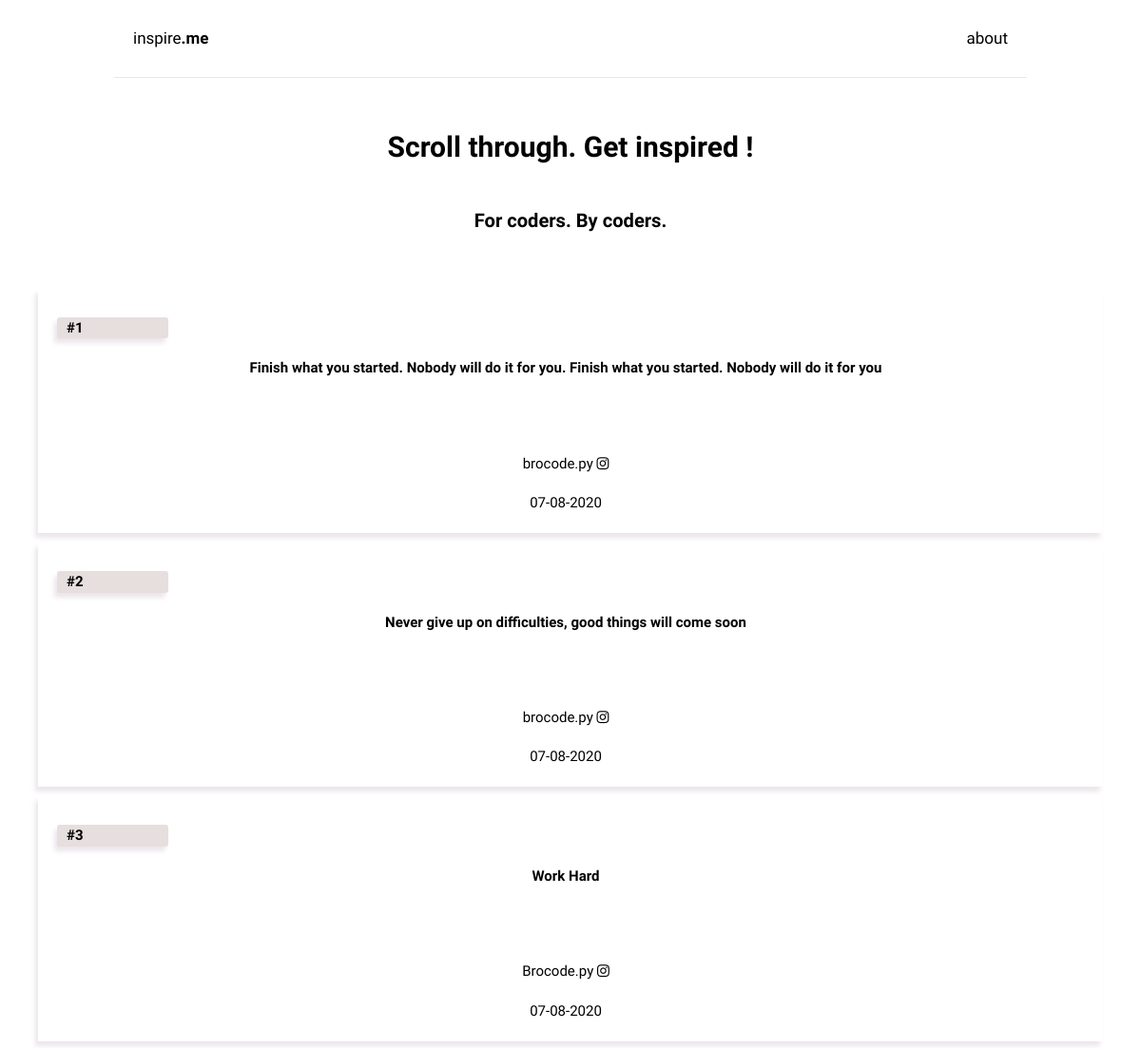
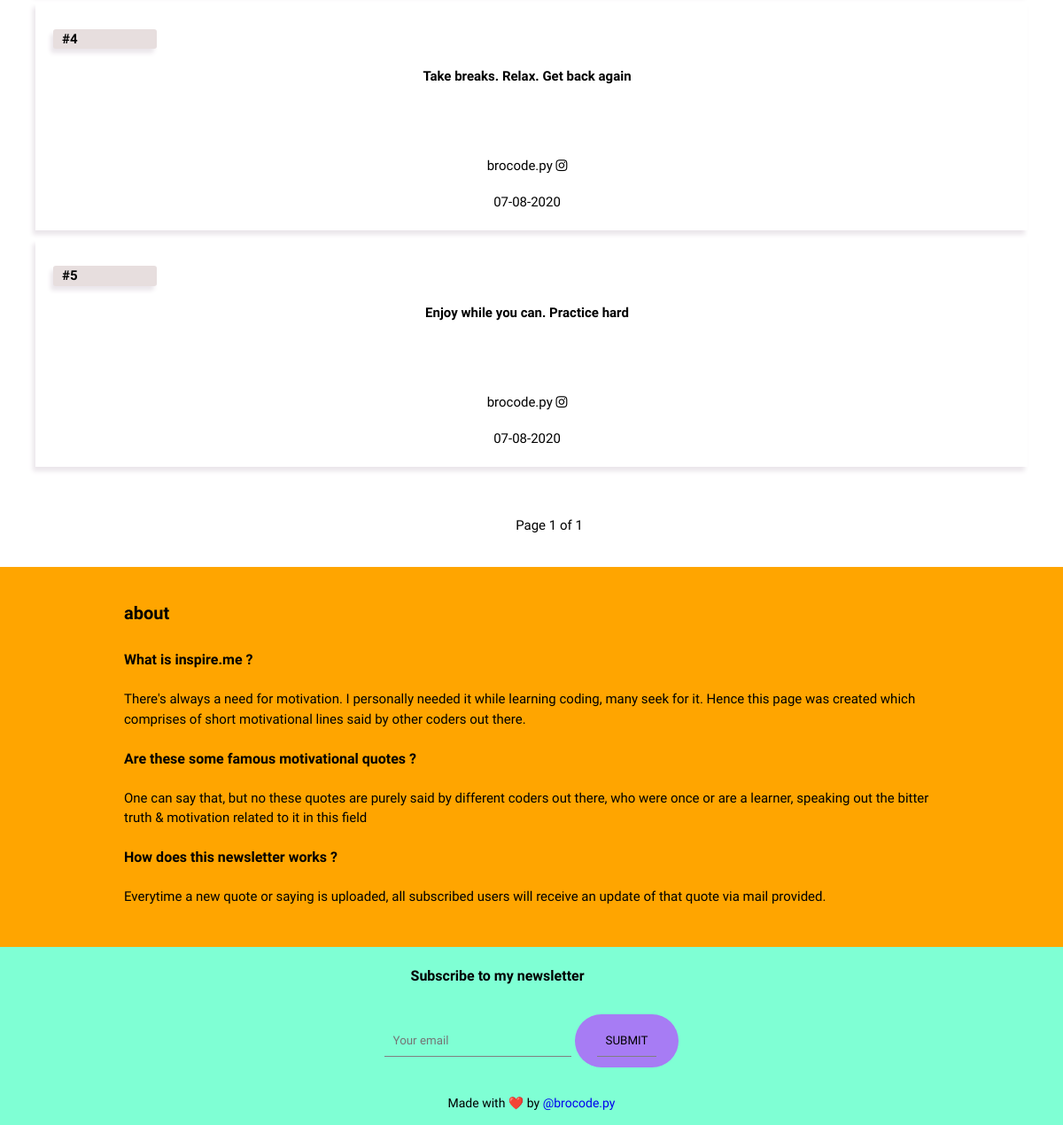
The page / on the database its author committed (2 pictures, top to bottom).
### main/models.py (models this page shows, shortened)
class Card(models.Model):
    index_no = models.CharField(max_length=10)
    content = models.TextField()
    said_by = models.CharField(max_length=50)
    likes = models.IntegerField(default=0, blank=True, null=True)

### main/views.py (the view)
# urls.py: path('', views.index, name="home"),
def index(request):
    quotes = Card.objects.all()
    paginator = Paginator(quotes, 6)
    page_number = request.GET.get('page', 1)
    page_obj = paginator.get_page(page_number)
    context = {'page_obj': page_obj}
    return render(request, 'motivation.html', context)

### templates/motivation.html (shortened to what this page needs)
<!DOCTYPE html>
{% load static %}
<html>
<head>
    <link rel="stylesheet" href="https://cdnjs.cloudflare.com/ajax/libs/font-awesome/4.7.0/css/font-awesome.min.css">
    <link rel="stylesheet" type="text/css" href="{% static 'default.css' %}">
</head>
<body>
    <section class="s1">
        <div class="main-container">
            <div class="navigation-bar">
                <a class="brand" href="{% url 'main:home'%}"> inspire<span><b>.me</b></span></a>
                <a class="about" href="#about-sec">about</a>
            </div>
        </div>
    </section>
    <section class="s5">
        <div class="greeting-section">
            <div class="greeting-body">
                <h4>Scroll through. Get inspired !</h4>
                <h6>For coders. By coders.</h6>
            </div>
        </div>
    </section>
    <section class="s2">
        <div class="card-container">
            <div class="card-wrapper">
                {% for quote in page_obj %}
                    <div class="motivation-item">
                        <div class="quote-no">
                            <h4>#{{quote.index_no}}</h4>
                        </div>
                        <div class="motivation-item-wrap">
                            <h4 class="quote">{{quote.content}}</h4>
                        </div>
                        <div class="other-info">
                            <div class="author">
                                <span>{{quote.said_by}}</span>
                                <a target="_blank" id="insta" class="fa fa-instagram" href="#"></a>
                            </div>
                            <span class="resource-date">07-08-2020</span>
                        </div>
                    </div>
                {% endfor %}
            </div>
        </div>
    </section>
    <section class="s6">
        <div class="main-container">
            <div class="pagination-block">
                <ul id="number">
                    <span class="current">
                        Page {{ page_obj.number }} of {{ page_obj.paginator.num_pages }}
                    </span>
                </ul>
            </div>
        </div>
    </section>
    <section class="s3">
        <div class="main-container">
            <div class="about-section">
                <h4 class="header" id="about-sec">about</h4>
                <h4 class="faq-question">What is inspire.me ?</h4>
                <p class="faq-answer">There's always a need for motivation. I personally needed it while learning coding, many seek for it. Hence this page was created which comprises of short motivational lines said by other coders out there. </p>
                <h4 class="faq-question">Are these some famous motivational quotes ? </h4>
                <p class="faq-answer">One can say that, but no these quotes are purely said by different coders out there, who were once or are a learner, speaking out the bitter truth & motivation related to it in this field </p>
                <h4 class="faq-question">How does this newsletter works ? </h4>
                <p class="faq-answer">Everytime a new quote or saying is uploaded, all subscribed users will receive an update of that quote via mail provided. </p>
            </div>
        </div>
    </section>
    <section class="s7">
        <div class="mail-wrapper">
            <form action="{% url 'main:add-email' %}" method="POST" class="sub-form" id="email-form">
                <div class="subscribe-wrapper">
                    <h4>Subscribe to my newsletter</h4>
                    <input type="email" id="email-field" name="email" class="subscribe-input" placeholder="Your email" required >
                    <div class="submit-btn">
                        <input type="submit" value="SUBMIT" class="submit-click">
                    </div>
                </div>
            </form>
        </div>
    </section>
    <section class="s4">
        <div class="footer">
            <p class="footer-content">Made with ❤️ by <a target="_blank" href="https://www.instagram.com/brocode.py/">@brocode.py</a></p>
        </div>
    </section>
</body>

### static/default.css (style rules this page uses)
:root { --section1Color: #ffffff; --cardBgColor: #ffffff; }
html, body { padding: 0px; margin: 0px; }
body * { transition: 0.3s; }
body { line-height: 1.5; }
.s1 { background-color: var(--section1Color) ; }
.s2 { background-color: white; }
.s3 { background-color: orange; }
.main-container { width: 1400px; margin: 0 auto; }
.card-container { width: 1400px; padding-left: 10px; padding-right: 10px; margin: 0 auto; margin-bottom: 40px; }
.navigation-bar { display: flex; justify-content: space-between; align-items: center; height: 81px; border-bottom: 1px solid #E6E9EC; margin-bottom: 50px; }
.brand { font-family: 'Quicksand', sans-serif; color: black; font-size: 20px; margin-left: 20px; }
.about { font-family: 'Quicksand', sans-serif; color: black; font-size: 20px; margin-right: 20px; }
a { text-decoration: none; }
.greeting-section { text-align: center; }
.greeting-body { font-family: 'Quicksand', sans-serif; color: black; font-size: 30px; }
.greeting-body h6 { margin-top: 1px; font-family: 'Inconsolata', monospace; }
.card-wrapper { display: flex; flex-wrap: wrap; justify-content: center; }
.motivation-item { flex: 0 0 25%; margin-top: 10px; margin-left: 10px; margin-right: 10px; padding-top: 10px; padding-right: 30px; padding-left: 20px; padding-bottom: 20px; text-align: center; -webkit-box-shadow: -3px 5px 5px 0px rgba(235,230,235,1); -moz-box-shadow: -3px 5px 5px 0px rgba(235,230,235,1); box-shadow: -3px 5px 5px 0px rgba(235,230,235,1); background-color: var(--cardBgColor); }
.quote-no { text-align: left; padding-left: 10px; background-color: rgb(231, 222, 222); width: 10%; border-radius: 3px; -webkit-box-shadow: -3px 5px 5px 0px rgba(235,230,235,1); -moz-box-shadow: -3px 5px 5px 0px rgba(235,230,235,1); box-shadow: -3px 5px 5px 0px rgba(235,230,235,1); }
.quote-no h4 { font-family: 'Quicksand', sans-serif; color: black; font-size: 15px; }
.motivation-item-wrap { padding-bottom: 30px; width: 100%; }
.quote { font-family: 'Quicksand', sans-serif; color: black; font-size: 15px; padding: 0px 10px 8px 10px; }
.author { font-family: 'Quicksand', sans-serif; color: black; font-size: 15px; padding: 20px 10px 8px 10px; margin-bottom: 10px; }
.author a { color: black; }
.resource-date { font-family: 'Quicksand', sans-serif; color: black; font-size: 15px; }
#number { display: flex; justify-content: center; text-decoration: none; }
.header { font-family: 'Quicksand', sans-serif; color: black; font-size: 20px; }
.about-section { padding-top: 10px ; padding-left: 20px; margin-bottom: 0px; padding-bottom: 30px; }
.faq-question { font-family: 'Quicksand', sans-serif; color: black; font-size: 16px; }
.faq-answer { font-family: 'Quicksand', sans-serif; color: black; font-size: 15px;; }
.pagination-block { display:flex; justify-content: center; margin-bottom: 20px; }
#number { font-family: 'Quicksand', sans-serif; color: black; font-size: 15px; }
.s7 { background-color: aquamarine; }
.s4 { background-color: aquamarine; }
.mail-wrapper { display: flex; justify-content: center; }
.subscribe-wrapper h4 { font-family: 'Quicksand', sans-serif; padding-left: 30px; }
.subscribe-wrapper input { font-family: 'Quicksand', sans-serif; bottom: 30px; border: none; border-bottom: 1px solid grey; padding: 10px; background: transparent; transition: all .25s ease; }
.subscribe-wrapper .submit-btn { margin-top: 10px; font-family: 'Quicksand', sans-serif; border-radius: 30px; margin-bottom: 20px; background-color: #a77cf4; color: #FFF; padding: 12px 25px; display: inline-block; font-size: 12px; font-weight: bold; letter-spacing: 2px; text-decoration: none; cursor: pointer; }
.footer { text-align: center; overflow: hidden; }
.footer-content { font-family: 'Quicksand', sans-serif; color: black; font-size: 14px; margin-top: 0; padding-top: 10px; }
@media screen and (max-width:1400px) { .main-container { width: 80%; } }
@media screen and (max-width:1200px) { .card-container { width: 95%; } }
@media screen and (max-width:1200px) { .card-wrapper { flex-direction: column; } }
@media screen and (max-width:1200px) { .motivation-item { width: auto; } }
@media screen and (max-width:1200px) { .brand { font-size: 17px ; } }
@media screen and (max-width:1200px) { .about { font-size: 17px ; } }
@media screen and (max-width:1200px) { .about-section { line-height: 1.5; } }

### rows shown on the page
Card: index_no "1", content "Finish what you started. Nobody will do it for you. Finish what you started. Nobody will do it for you", said_by "brocode.py"
Card: index_no "2", content "Never give up on difficulties, good things will come soon", said_by "brocode.py"
Card: index_no "3", content "Work Hard", said_by "Brocode.py"
Card: index_no "4", content "Take breaks. Relax. Get back again", said_by "brocode.py"
Card: index_no "5", content "Enjoy while you can. Practice hard", said_by "brocode.py"

### other values the page prints
{{ page_obj.number }} "1"
{{ page_obj.paginator.num_pages }} "1"
